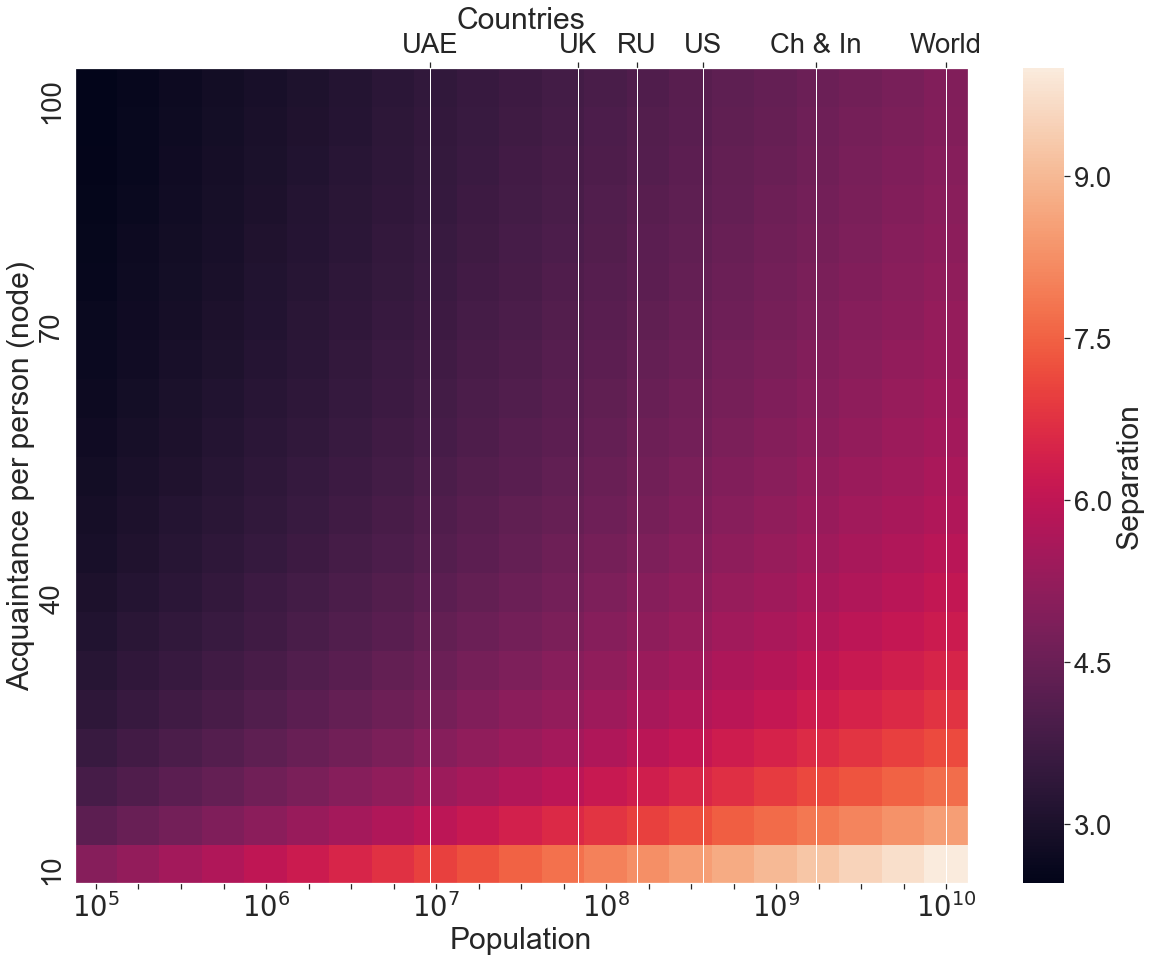

Write Python code to recreate this figure.
# -*- coding: utf-8 -*-
"""
Created on Wed Mar 27 18:43:33 2019

visualization of degree of seperation

@author: ChiJuWu
"""

import numpy
import seaborn 
import matplotlib.pyplot as plt
from matplotlib.colors import LogNorm


N = numpy.linspace(5, 10, 21) # population
K = numpy.linspace(10, 110, 21) # acquaintances per node

sp = numpy.zeros(shape=(21,21))

for i in range(len(N)):
    for j in range(len(K)):
        sp[j,i] = ( numpy.log(10**N[i])/numpy.log(K[j]) )

pop = [r'$10^5$', ' ', ' ', ' ', r'$10^6$', ' ', ' ', ' ', r'$10^7$', ' ', ' ', ' ', r'$10^8$', ' ', ' ', ' ', r'$10^9$', ' ', ' ', ' ', r'$10^{10}$']
acq = ['10', ' ', ' ', ' ', ' ', ' ', ' ', '40', ' ', ' ', ' ', ' ', ' ', ' ', '70', ' ', ' ', ' ', ' ', ' ', '100']

seaborn.set(font_scale=2.5)
plt.figure(figsize=(20,15))
ax = seaborn.heatmap(sp, xticklabels=pop, yticklabels=acq, cbar_kws={'label': 'Separation'})
ax.invert_yaxis()
plt.xlabel('Population')
plt.ylabel('Acquaintance per person (node)')

ax2 = ax.twiny()
ax2.set_xlabel("Countries")
ax2.set_xlim(5, 10)
ax2.set_xticks([6.99, 7.82, 8.15, 8.52, 9.15, 9.88])
ax2.set_xticklabels(['UAE', 'UK', 'RU', 'US','Ch & In','World'])
